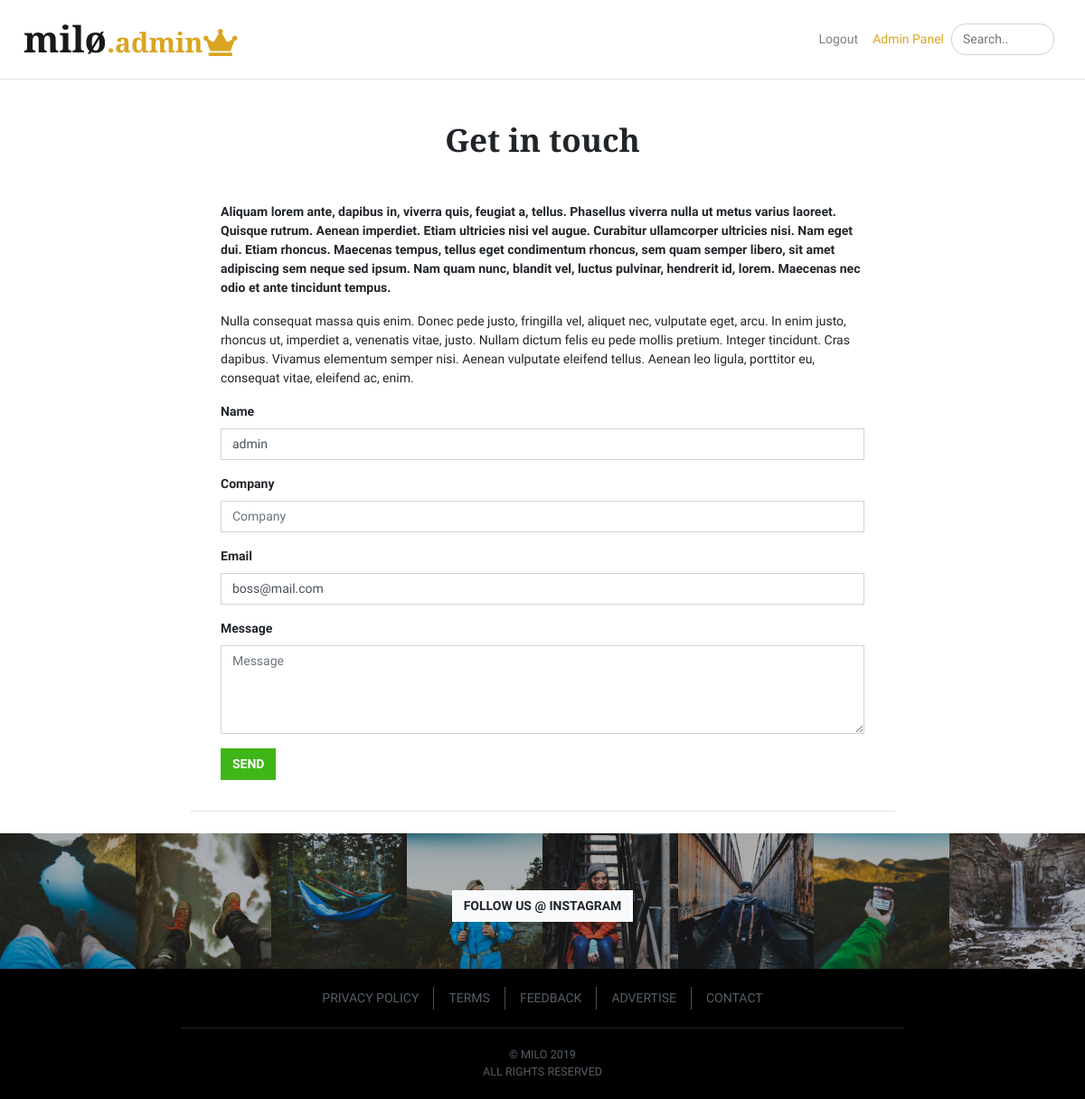
Page /contact (signed in) on the earlier database version.
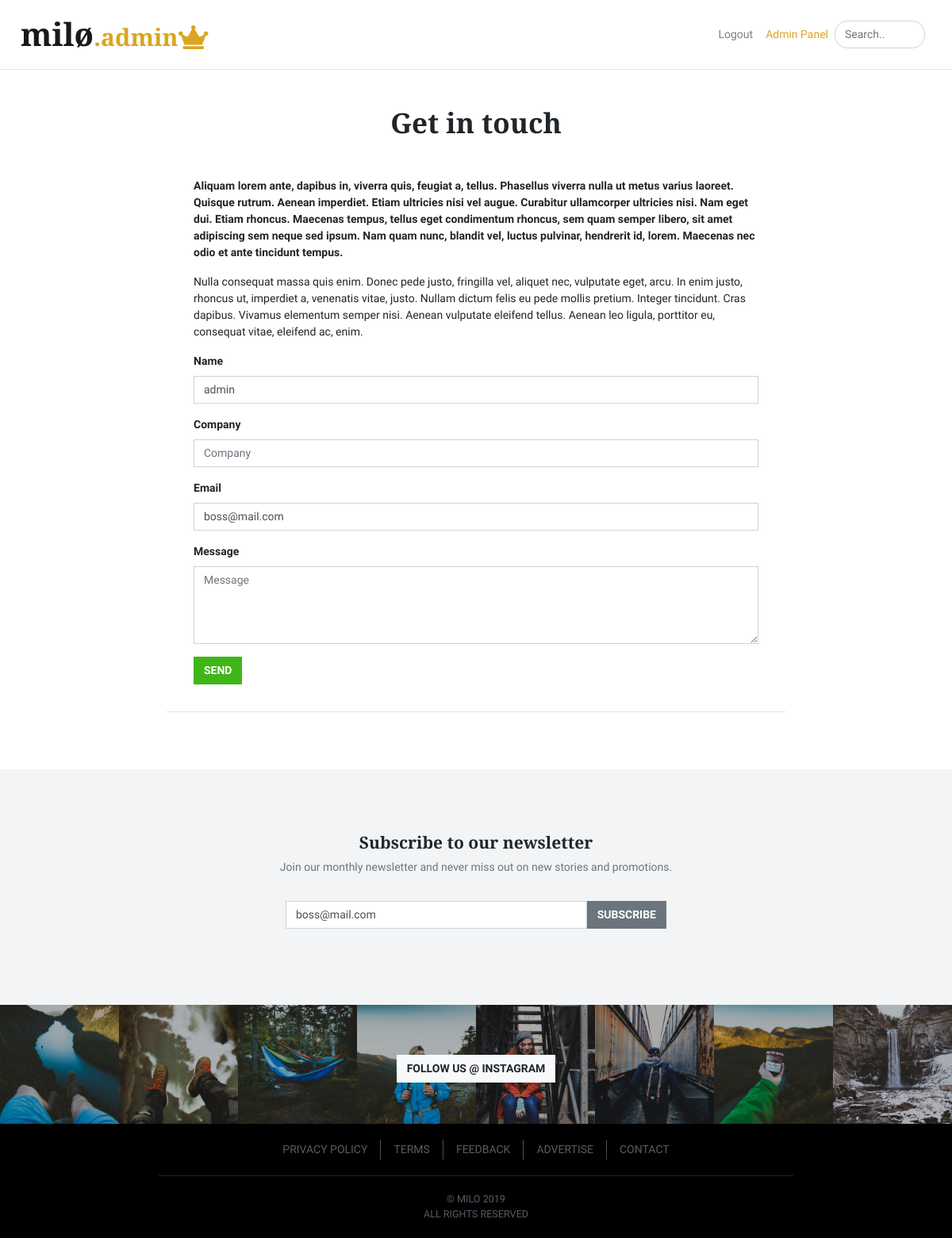
Same page on the later database version.
### miloblog/models.py (models this page shows, shortened)
class User(db.Model, UserMixin):
    __tablename__ = 'users'
    id = db.Column(db.Integer, primary_key=True)
    profile_image = db.Column(db.String(64), nullable=False, default='default_profile.png')
    email = db.Column(db.String(64))
    username = db.Column(db.String(64), unique=True, index=True)
    first_name = db.Column(db.String(64), nullable=True, default='')
    last_name = db.Column(db.String(64), nullable=True, default='')
    status = db.Column(db.Enum(UserStatus), nullable=False, default=UserStatus.active)
    password_hash = db.Column(db.String(128))
    posts = db.relationship('BlogPost', backref='author')
    comments = db.relationship('Comment', backref='author')
    def __repr__(self):
        if self.first_name:
            return self.first_name
        else:
            return self.username

### miloblog/core/views.py (the view)
@core.route('/contact', methods=['GET', 'POST'])
def contact():
    form = GetInTouchForm()
    if form.validate_on_submit():
        message = Message(name=form.name.data,
                          company=form.company.data,
                          email=form.company.data,
                          message=form.message.data)
        db.session.add(message)
        db.session.commit()
        return render_template('core/message.html',
                               message='Thank you! Your message has been sent!')
    elif request.method == 'GET' and current_user.is_authenticated:
        form.name.data = current_user
        form.email.data = current_user.email
    return render_template('core/contact.html',
                           form=form)

### miloblog/core/forms.py
class GetInTouchForm(FlaskForm):
    name = StringField('Name', validators=[DataRequired()])
    company = StringField('Company')
    email = StringField('Email', validators=[DataRequired(), Email()])
    message = TextField('Message', validators=[DataRequired()], widget=TextArea())
    submit = SubmitField('Send')

### miloblog/users/forms.py
class SubscribeForm(FlaskForm):
    email = TextField('Email address', validators=[DataRequired(), Email()])
    submit = SubmitField('Subscribe')

### miloblog/__init__.py (called while the page is built)
@app.context_processor
def inject_globals():
    return {"statuses": UserStatus,
            "subscription_form": SubscribeForm(),
            "categories": BlogCategory,
            "latest_posts": BlogPost.query.order_by(BlogPost.date.desc()).limit(2)}

@app.template_filter()
def is_admin(user):
    return user.is_authenticated and user.status == UserStatus.admin

### miloblog/models.py (called while the page is built)
@login_manager.user_loader
def load_user(user):
    return User.query.get(user)

### miloblog/users/views.py (called while the page is built)
@users.app_template_filter()
def is_subscribed(user):
    if user.is_authenticated:
        return NewsletterSubscription.query.filter_by(email=user.email).first()
    return False

### miloblog/templates/core/contact.html (shortened to what this page needs)
{% extends 'base.html' %}
{% block main %}
    <main class="main pt-4">
        <div class="container">
            <div class="row">
                <div class="col-md-8 mx-auto">
                    <article class="card mb-4">
                        <header class="card-header text-center">
                            <h1 class="card-title">Get in touch</h1>
                        </header>
                        <div class="card-body">
                            <p><strong>Aliquam lorem ante, dapibus in, viverra quis, feugiat a, tellus. Phasellus viverra nulla ut metus varius laoreet. Quisque rutrum. Aenean imperdiet. Etiam ultricies nisi vel augue. Curabitur ullamcorper ultricies nisi. Nam eget dui. Etiam rhoncus. Maecenas tempus, tellus eget condimentum rhoncus, sem quam semper libero, sit amet adipiscing sem neque sed ipsum. Nam quam nunc, blandit vel, luctus pulvinar, hendrerit id, lorem. Maecenas nec odio et ante tincidunt tempus.</strong></p>
                            <p>Nulla consequat massa quis enim. Donec pede justo, fringilla vel, aliquet nec, vulputate eget, arcu. In enim justo, rhoncus ut, imperdiet a, venenatis vitae, justo. Nullam dictum felis eu pede mollis pretium. Integer tincidunt. Cras dapibus. Vivamus elementum semper nisi. Aenean vulputate eleifend tellus. Aenean leo ligula, porttitor eu, consequat vitae, eleifend ac, enim.</p>
                            <form method="POST">
                                <div class="form-group">
                                    {{ form.name.label(for="name") }}
                                    {{ form.name(class="form-control", id="name", placeholder="Name") }}
                                </div>
                                <div class="form-group">
                                    {{ form.company.label(for="company") }}
                                    {{ form.company(class="form-control", id="company", placeholder="Company") }}
                                </div>
                                <div class="form-group">
                                    {{ form.email.label(for="email") }}
                                    {{ form.email(type="email", class="form-control", id="email", placeholder="Email address") }}
                                </div>
                                <div class="form-group">
                                    {{ form.message.label(for="question") }}
                                    {{ form.message(class="form-control", id="message", rows="4", placeholder="Message", style="margin-top: 0px; margin-bottom: 0px; height: 98px;") }}
                                </div>
                                {{ form.submit(class="btn btn-success") }}
                            </form>
                        </div>
                    </article>
                </div>
            </div>
        </div>
    </main>
{% endblock %}

### miloblog/templates/base.html (shortened to what this page needs)
<!DOCTYPE html>
<html lang="en">
<head>
    {% block stylesheets %}
        <link href="{{ url_for('static', filename='css/app.css') }}" rel="stylesheet">
        <link rel="stylesheet" href="{{ url_for('static', filename='css/summernote-bs4.min.css') }}">
    {% endblock %}
</head>
<body>
    {% block header %}
        <header>
            <nav class="navbar navbar-expand-md navbar-light bg-white absolute-top">
                <div class="container">
                    {% if current_user|is_admin %}
                        <a class="navbar-brand mx-auto order-1 order-md-3" href="{{ url_for('core.index') }}">Milø<span style="font-size: 30px; color: goldenrod;">.admin<span class="fa fa-crown"></span></span></a>
                    {% else %}
                        <a class="navbar-brand mx-auto order-1 order-md-3" href="{{ url_for('core.index') }}">Milø</a>
                    {% endif %}
                    <div class="collapse navbar-collapse order-4 order-md-4" id="navbar-right">
                        <ul class="navbar-nav ml-auto">
                            {% if current_user.is_authenticated %}
                                <li class="nav-item">
                                    <a class="nav-link" href="{{ url_for('users.logout') }}">Logout</a>
                                </li>
                                {% if current_user|is_admin %}
                                    <li class="nav-item">
                                        <a class="nav-link" style="color: goldenrod;" href="{{ url_for('admin.index') }}">Admin Panel</a>
                                    </li>
                                {% else %}
                                    <li class="nav-item">
                                        <a class="nav-link" href="{{ url_for('users.account') }}">Account</a>
                                    </li>
                                {% endif %}
                            {% else %}
                                <li class="nav-item">
                                    <a class="nav-link" href="{{ url_for('users.login') }}">Login</a>
                                </li>
                            {% endif %}
                        </ul>
                        <form class="form-inline" role="search">
                            <input class="search js-search form-control form-control-rounded mr-sm-2" type="text" title="Enter search query here.." placeholder="Search.." aria-label="Search">
                        </form>
                    </div>
                </div>
            </nav>
        </header>
    {% endblock %}
    {% block main %}
    {% endblock %}
{% block newsletter %}
    {% if not current_user|is_subscribed %}
        <div class="site-newsletter">
            <div class="container">
                <div class="text-center">
                    <h3 class="h4 mb-2">Subscribe to our newsletter</h3>
                    <p class="text-muted">Join our monthly newsletter and never miss out on new stories and promotions.</p>
                    <div class="row">
                        <div class="col-xs-12 col-sm-9 col-md-7 col-lg-5 ml-auto mr-auto">
                            <form action="{{ url_for('users.subscribe') }}" method="POST">
                                <div class="input-group mb-3 mt-3">
                                    {{ subscription_form.email(type="email", class="form-control", value=current_user.email, placeholder="Email address") }}
                                    <span class="input-group-btn">
                                        {{ subscription_form.submit(class="btn btn-secondary") }}
                                    </span>
                                </div>
                            </form>
                        </div>
                    </div>
                </div>
            </div>
        </div>
    {% endif %}
{% endblock %}
    {% block instagram %}
        <div class="site-instagram">
            <div class="action">
                <a class="btn btn-light" href="#">
                Follow us @ Instagram
                </a>
            </div>
            <div class="row no-gutters">
                <div class="col-sm-6">
                    <div class="row no-gutters">
                        <div class="col-3">
                            <a class="photo" href="#">
                            <img class="img-fluid" src="{{ url_for('static', filename='img/instagram/1.jpg') }}" alt="" />
                            </a>
                        </div>
                        <div class="col-3">
                            <a class="photo" href="#">
                            <img class="img-fluid" src="{{ url_for('static', filename='img/instagram/2.jpg') }}" alt="" />
                            </a>
                        </div>
                        <div class="col-3">
                            <a class="photo" href="#">
                            <img class="img-fluid" src="{{ url_for('static', filename='img/instagram/3.jpg') }}" alt="" />
                            </a>
                        </div>
                        <div class="col-3">
                            <a class="photo" href="#">
                            </a>
                        </div>
                    </div>
                </div>
                <div class="col-sm-6">
                    <div class="row no-gutters">
                        <div class="col-3">
                            <a class="photo" href="#">
                            </a>
                        </div>
                        <div class="col-3">
                            <a class="photo" href="#">
                            <img class="img-fluid" src="{{ url_for('static', filename='img/instagram/6.jpg') }}" alt="" />
                            </a>
                        </div>
                        <div class="col-3">
                            <a class="photo" href="#">
                            <img class="img-fluid" src="{{ url_for('static', filename='img/instagram/7.jpg') }}" alt="" />
                            </a>
                        </div>
                        <div class="col-3">
                            <a class="photo" href="#">
                            <img class="img-fluid" src="{{ url_for('static', filename='img/instagram/8.jpg') }}" alt="" />
                            </a>
                        </div>
                    </div>
                </div>
            </div>
        </div>
    {% endblock %}
    {% block footer %}
        <footer class="site-footer bg-darkest">
            <div class="container">
                <ul class="nav justify-content-center">
                    <li class="nav-item">
                        <a class="nav-link" href="#">Privacy policy</a>
                    </li>
                    <li class="nav-item">
                        <a class="nav-link" href="#">Terms</a>
                    </li>
                    <li class="nav-item">
                        <a class="nav-link" href="#">Feedback</a>
                    </li>
                    <li class="nav-item">
                        <a class="nav-link" href="#">Advertise</a>
                    </li>
                    <li class="nav-item">
                        <a class="nav-link" href="#">Contact</a>
                    </li>
                </ul>
                <div class="copy">
                    &copy; Milo 2019<br/>
                    All rights reserved
                </div>
            </div>
        </footer>
    {% endblock %}
</body>
</html>

Differences in the rows shown:
changed User "boss@mail.com": email (not shown) → "boss@mail.com"
Other differences:
form field submit: (not shown) → "Subscribe"
text now shown: "Subscribe to our newsletter Join our monthly newsletter and never miss out on new stories and promotions."
